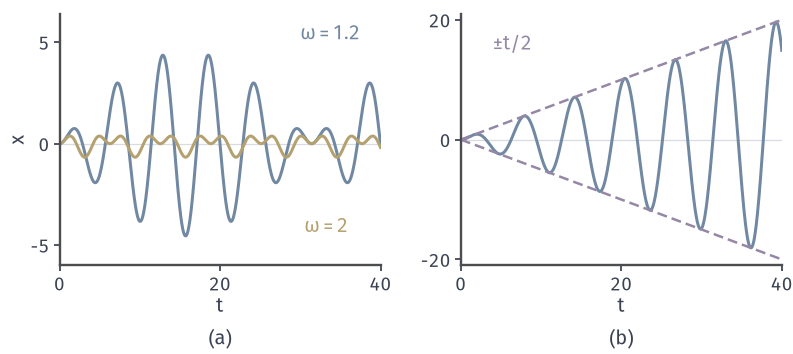

The script that drew this image:
from pathlib import Path
import sys
ROOT = next(p for p in Path(__file__).resolve().parents if (p/'build.sh').is_file() and (p/'tex/book.tex').is_file())
sys.path.insert(0, str(ROOT/'figures/06-differential-equations/01-ordinary-differential-equations/matplotlib/lde-common'))
from lde_common import *
HERE = Path(__file__).resolve().parent
# 目标：x''+x=cos(wt)，零初值：w=2 有界，w=1.2 拍频，w=1 线性增长。
fig, axes = figure(width_mm=112, height_mm=50, ncols=2)
panel(fig, .075, .985, .96, .25, .25)
a, b = axes
t = np.linspace(0, 40, 2400)
for w, col, lw in ((1.2, BLUE, 1.2), (2., YELLOW, 1.2)):
    a.plot(t, (np.cos(w*t)-np.cos(t))/(1-w*w), color=col, lw=lw)
a.axhline(0, color=GRID, lw=.5, zorder=0); a.text(30, 5.1, '$\\omega=1.2$', color=BLUE); a.text(30.5, -4.4, '$\\omega=2$', color=YELLOW)
a.set_xlim(0, 40); a.set_ylim(-6, 6.4); a.set_xticks([0, 20, 40]); a.set_yticks([-5, 0, 5]); label(a, '$t$', '$x$')
b.plot(t, t*np.sin(t)/2, color=BLUE, lw=1.2); b.plot(t, t/2, color=PURPLE, lw=1, ls=(0, (4, 2))); b.plot(t, -t/2, color=PURPLE, lw=1, ls=(0, (4, 2)))
b.axhline(0, color=GRID, lw=.5, zorder=0); b.text(4, 15, '$\\pm t/2$', color=PURPLE)
b.set_xlim(0, 40); b.set_ylim(-21, 21); b.set_xticks([0, 20, 40]); b.set_yticks([-20, 0, 20]); label(b, '$t$', '')
tags(fig, axes)
save(fig, HERE, 'figure', {'formula off': '(cos wt-cos t)/(1-w^2)', 'formula on': 't sin t/2'})
